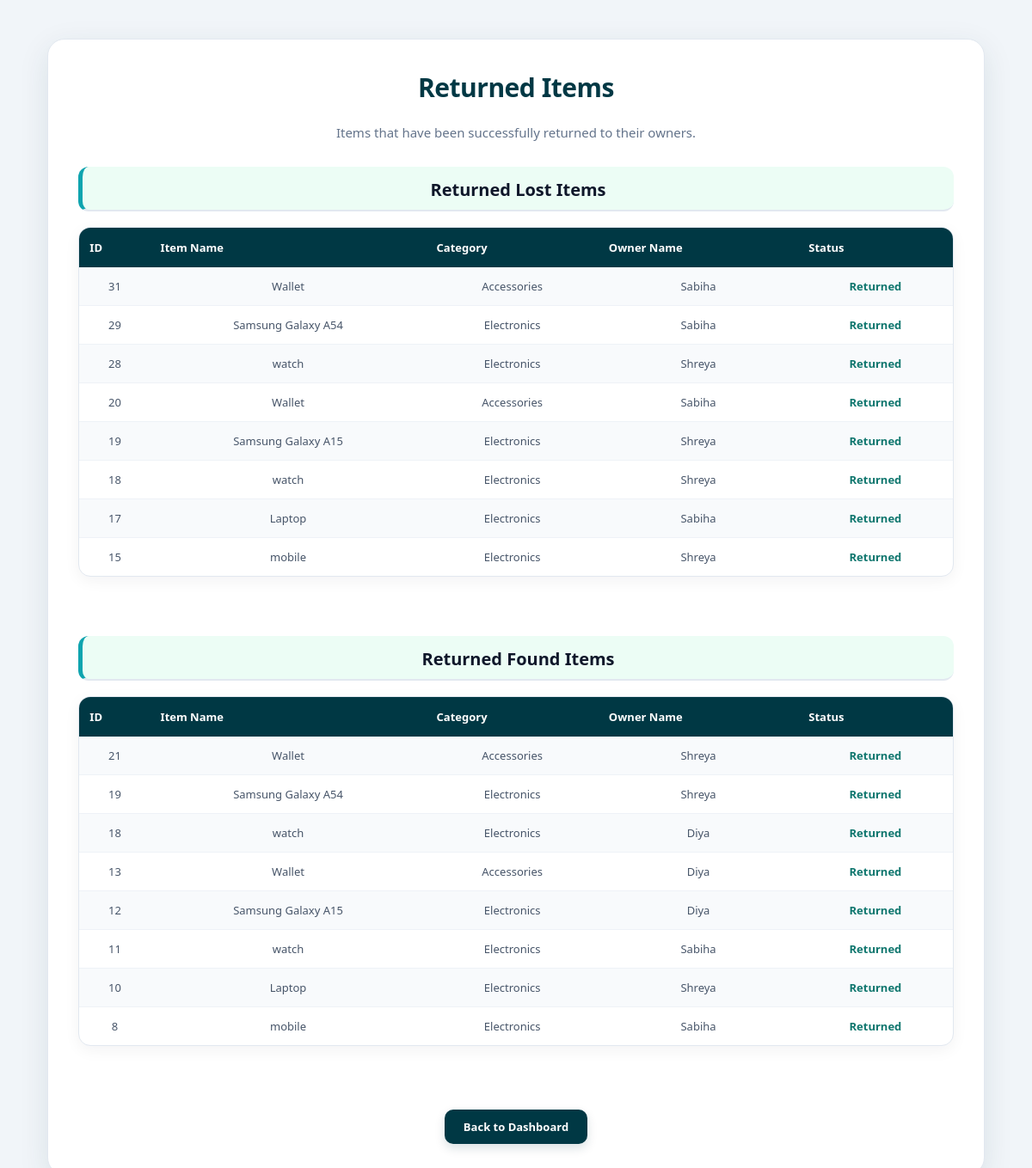
Screenshot of /returned-items.php (signed in) with the database file from the repository.
### tables this page shows
CREATE TABLE lost_items (
    lost_id INTEGER PRIMARY KEY AUTOINCREMENT,
    user_id INT NOT NULL REFERENCES users(user_id) ON DELETE CASCADE,
    item_name VARCHAR(100) NOT NULL,
    category VARCHAR(50) NOT NULL,
    lost_date DATE NOT NULL,
    lost_location VARCHAR(150) NOT NULL,
    contact_information VARCHAR(100) NOT NULL,
    secret_information VARCHAR(255) NOT NULL,
    status VARCHAR(20) NOT NULL DEFAULT 'Pending',
    created_at DATETIME DEFAULT CURRENT_TIMESTAMP,
    description TEXT,
    item_image VARCHAR(255) DEFAULT NULL
);

CREATE TABLE users (
    user_id INTEGER PRIMARY KEY AUTOINCREMENT,
    full_name VARCHAR(100) NOT NULL,
    student_id VARCHAR(30) UNIQUE NOT NULL,
    email VARCHAR(100) UNIQUE NOT NULL,
    department VARCHAR(50) NOT NULL,
    password VARCHAR(255) NOT NULL,
    role VARCHAR(20) DEFAULT 'user',
    created_at DATETIME DEFAULT CURRENT_TIMESTAMP
);

CREATE TABLE found_items (
    found_id INTEGER PRIMARY KEY AUTOINCREMENT,
    user_id INT NOT NULL REFERENCES users(user_id) ON DELETE CASCADE,
    item_name VARCHAR(100) NOT NULL,
    category VARCHAR(50) NOT NULL,
    description TEXT,
    found_date DATE NOT NULL,
    found_location VARCHAR(150) NOT NULL,
    finder_contact_information VARCHAR(100) NOT NULL,
    status VARCHAR(20) NOT NULL DEFAULT 'Pending',
    created_at DATETIME DEFAULT CURRENT_TIMESTAMP
);

### db.php (called while the page is built, shortened)
<?php
class PdoAdapterResult
{
    private array $rows;
    private int $cursor = 0;
    public int $num_rows = 0;
    public function __construct(array $rows)
    {
        $this->rows = $rows;
        $this->num_rows = count($rows);
    }
    public function fetch_assoc(): ?array
    {
        if ($this->cursor < $this->num_rows) {
            return $this->rows[$this->cursor++];
        }
        return null;
    }
}
class PdoAdapterConnection
{
    private PDO $pdo;
    public function __construct(PDO $pdo)
    {
        $this->pdo = $pdo;
    }
    private function sanitizeSql(string $sql): string
    {
        return str_replace('`', '', $sql);
    }
    public function query(string $sql): PdoAdapterResult|bool
    {
        try {
            $cleanSql = $this->sanitizeSql($sql);
            $stmt = $this->pdo->query($cleanSql);
            if ($stmt && $stmt->columnCount() > 0) {
                return new PdoAdapterResult($stmt->fetchAll(PDO::FETCH_ASSOC));
            }
            return true;
        } catch (PDOException $e) {
            $this->error = $e->getMessage();
            error_log("PDO query error: " . $e->getMessage());
            return false;
        }
    }
}
$dbConfig = require __DIR__ . '/config.php';
$driver = $dbConfig['driver'] ?? 'sqlite';
$sqliteFile = $dbConfig['sqlite']['path'] ?? (__DIR__ . '/campus_lost_found.db');
if ($driver === 'sqlite' || (file_exists($sqliteFile) && $driver !== 'supabase' && $driver !== 'mysql')) {
    try {
        $pdo = new PDO("sqlite:" . $sqliteFile, null, null, [
            PDO::ATTR_ERRMODE => PDO::ERRMODE_EXCEPTION,
            PDO::ATTR_DEFAULT_FETCH_MODE => PDO::FETCH_ASSOC,
        ]);
        $conn = new PdoAdapterConnection($pdo);
    } catch (PDOException $e) {
        error_log("SQLite connection failed: " . $e->getMessage());
        die("Database connection failed. SQLite error: " . $e->getMessage());
    }
}

### returned-items.php (the view, shortened to what this page needs)
<?php
include "db.php";
$lost_sql = "SELECT
                l.lost_id,
                l.item_name,
                l.category,
                u.full_name AS owner_name,
                l.status
             FROM lost_items l
             LEFT JOIN users u ON l.user_id = u.user_id
             WHERE l.status = 'Returned'
             ORDER BY l.lost_id DESC";
$lost_result = $conn->query($lost_sql);
$found_sql = "SELECT
                f.found_id,
                f.item_name,
                f.category,
                u.full_name AS owner_name,
                f.status
              FROM found_items f
              LEFT JOIN users u ON f.user_id = u.user_id
              WHERE f.status = 'Returned'
              ORDER BY f.found_id DESC";
$found_result = $conn->query($found_sql);
?>
<!DOCTYPE html>
<html lang="en">
<head>
    <link rel="stylesheet" href="css/style.css">
</head>
<body>
<div class="container">
    <h1>Returned Items</h1>
    <p>Items that have been successfully returned to their owners.</p>
    <h2>Returned Lost Items</h2>
    <table border="1" width="100%" cellpadding="10">
        <tr>
            <th>ID</th>
            <th>Item Name</th>
            <th>Category</th>
            <th>Owner Name</th>
            <th>Status</th>
        </tr>
        <?php
        if ($lost_result->num_rows > 0) {
            while ($row = $lost_result->fetch_assoc()) {
        ?>
        <tr>
            <td>
                <?php echo htmlspecialchars($row['lost_id']); ?>
            </td>
            <td>
                <?php echo htmlspecialchars($row['item_name']); ?>
            </td>
            <td>
                <?php echo htmlspecialchars($row['category']); ?>
            </td>
            <td>
                <?php echo htmlspecialchars($row['owner_name'] ?? 'Unknown'); ?>
            </td>
            <td>
                <?php echo htmlspecialchars($row['status']); ?>
            </td>
        </tr>
        <?php
            }
        }
        ?>
    </table>
    <br><br>
    <h2>Returned Found Items</h2>
    <table border="1" width="100%" cellpadding="10">
        <tr>
            <th>ID</th>
            <th>Item Name</th>
            <th>Category</th>
            <th>Owner Name</th>
            <th>Status</th>
        </tr>
        <?php
        if ($found_result->num_rows > 0) {
            while ($row = $found_result->fetch_assoc()) {
        ?>
        <tr>
            <td>
                <?php echo htmlspecialchars($row['found_id']); ?>
            </td>
            <td>
                <?php echo htmlspecialchars($row['item_name']); ?>
            </td>
            <td>
                <?php echo htmlspecialchars($row['category']); ?>
            </td>
            <td>
                <?php echo htmlspecialchars($row['owner_name'] ?? 'Unknown'); ?>
            </td>
            <td>
                <?php echo htmlspecialchars($row['status']); ?>
            </td>
        </tr>
        <?php
            }
        }
        ?>
    </table>
    <br><br>
    <a href="admin-dashboard.php" class="btn">
        Back to Dashboard
    </a>
</div>
</body>
</html>

### css/style.css (style rules this page uses)
.container { width: 90%; max-width: 420px; margin: 60px auto; padding: 35px 32px; background: #ffffff; border-radius: 20px; border: 1px solid #e2e8f0; box-shadow: 0 15px 40px rgba(15, 23, 42, 0.10); text-align: center; }
.container h1 { margin: 0 0 28px; color: #003844; font-size: 28px; font-weight: 800; letter-spacing: -0.5px; }
.container p { margin: 22px 0 7px; color: #64748b; font-size: 13px; font-weight: 500; }
.container a { display: inline-block; color: #0f8f9a; font-size: 14px; font-weight: 700; text-decoration: none; transition: all 0.2s ease; }
.container { width: 92%; max-width: 1200px; margin: 40px auto; padding: 35px; background: #ffffff; border-radius: 20px; box-shadow: 0 10px 35px rgba(0, 56, 68, 0.10); box-sizing: border-box; }
.container > h1 { text-align: center; color: #003844; font-size: 30px; font-weight: 800; margin-bottom: 35px; letter-spacing: -0.5px; }
.container > h2 { font-size: 21px; font-weight: 800; margin-top: 30px; margin-bottom: 15px; padding: 13px 18px; border-radius: 12px; color: #003844; background: #ecfdf5; border-left: 5px solid #0fa4af; }
.container table { width: 100%; border-collapse: separate; border-spacing: 0; background: #ffffff; border: 1px solid #e2e8f0; border-radius: 14px; overflow: hidden; box-shadow: 0 5px 18px rgba(15, 23, 42, 0.05); }
.container table tr:first-child { background: #003844; }
.container table th { padding: 14px 12px; color: #ffffff; font-size: 13px; font-weight: 700; text-align: left; white-space: nowrap; border: none; }
.container table td { padding: 13px 12px; color: #475569; font-size: 13px; font-weight: 500; border: none; border-bottom: 1px solid #eef2f7; vertical-align: middle; }
.container table tr:nth-child(even):not(:first-child) { background: #f8fafc; }
.container table tr:last-child td { border-bottom: none; }
.container table td:last-child { font-weight: 700; }
.container table td:last-child { color: #0f766e; }
.container > a { display: block; width: fit-content; margin: 30px auto 0; padding: 11px 22px; background: #003844; color: #ffffff; text-decoration: none; border-radius: 10px; font-size: 13px; font-weight: 700; transition: all 0.25s ease; box-shadow: 0 5px 12px rgba(0, 56, 68, 0.15); }
body { background: #f1f5f9; font-family: "Segoe UI", Arial, sans-serif; color: #1e293b; }
.container { width: 92%; max-width: 1100px; margin: 45px auto; background: #ffffff; padding: 35px; border-radius: 20px; box-shadow: 0 10px 35px rgba(0, 56, 68, 0.10); border: 1px solid #e2e8f0; }
.container h1 { margin: 0 0 8px; color: #003844; font-size: 30px; font-weight: 800; letter-spacing: -0.5px; }
.container > p { margin-bottom: 30px; color: #64748b; font-size: 15px; font-weight: 500; }
.container h2 { margin-top: 25px; margin-bottom: 18px; color: #0f172a; font-size: 20px; font-weight: 750; padding-bottom: 10px; border-bottom: 2px solid #e2e8f0; }

### rows the page displays
lost_items: lost_id "31", item_name "Wallet", category "Accessories", user.full_name "Sabiha", status "Returned"
lost_items: lost_id "29", item_name "Samsung Galaxy A54", category "Electronics", user.full_name "Sabiha", status "Returned"
lost_items: lost_id "28", item_name "watch", category "Electronics", user.full_name "Shreya", status "Returned"
lost_items: lost_id "20", item_name "Wallet", category "Accessories", user.full_name "Sabiha", status "Returned"
lost_items: lost_id "19", item_name "Samsung Galaxy A15", category "Electronics", user.full_name "Shreya", status "Returned"
lost_items: lost_id "18", item_name "watch", category "Electronics", user.full_name "Shreya", status "Returned"
lost_items: lost_id "17", item_name "Laptop", category "Electronics", user.full_name "Sabiha", status "Returned"
lost_items: lost_id "15", item_name "mobile", category "Electronics", user.full_name "Shreya", status "Returned"
found_items: found_id "21", item_name "Wallet", category "Accessories", user.full_name "Shreya", status "Returned"
found_items: found_id "19", item_name "Samsung Galaxy A54", category "Electronics", user.full_name "Shreya", status "Returned"
found_items: found_id "18", item_name "watch", category "Electronics", user.full_name "Diya", status "Returned"
found_items: found_id "13", item_name "Wallet", category "Accessories", user.full_name "Diya", status "Returned"
found_items: found_id "12", item_name "Samsung Galaxy A15", category "Electronics", user.full_name "Diya", status "Returned"
found_items: found_id "11", item_name "watch", category "Electronics", user.full_name "Sabiha", status "Returned"
found_items: found_id "10", item_name "Laptop", category "Electronics", user.full_name "Shreya", status "Returned"
found_items: found_id "8", item_name "mobile", category "Electronics", user.full_name "Sabiha", status "Returned"
